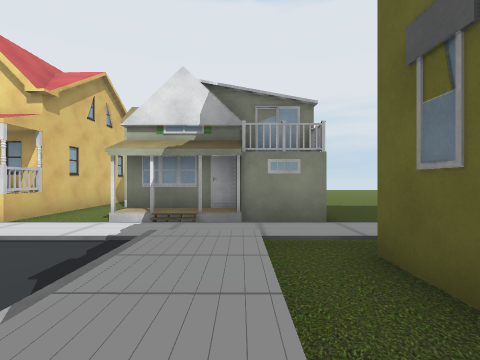
[1] (above)

24 first-person views from a walk through a scene from a Unity 3-D project. The camera is 1.2 m above the floor, looks level and sees 85° across. The floor is counted in squares, 2 m on a side. Each view is taken from the middle of a square. On the plan, view 1 faces up. The plan holds only what a view shows up to about 9 squares ahead; the rest is blank. The place goes on beyond the plan. The player is left out. Some surface patterns are stand-ins.

[2]
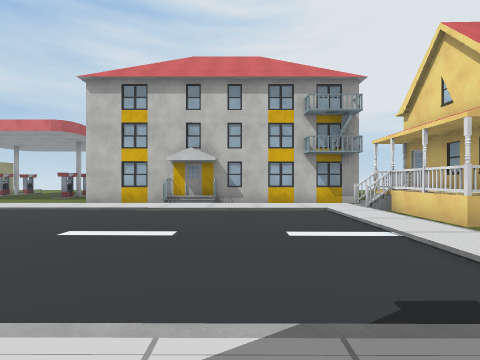

[3]
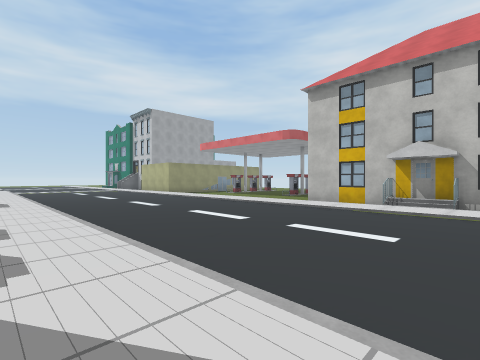

[4]
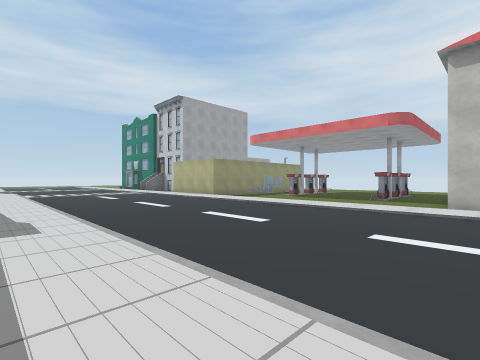

[5]
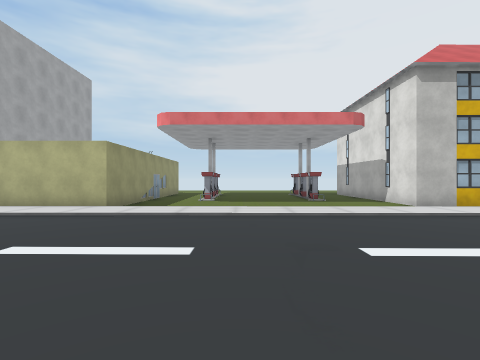

[6]
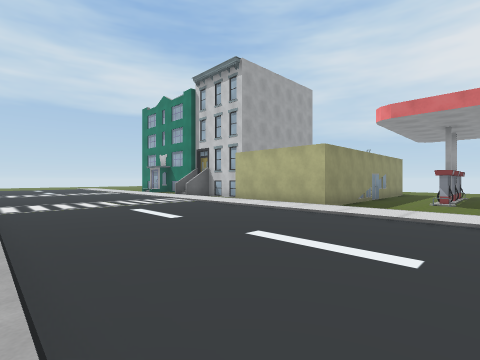

[7]
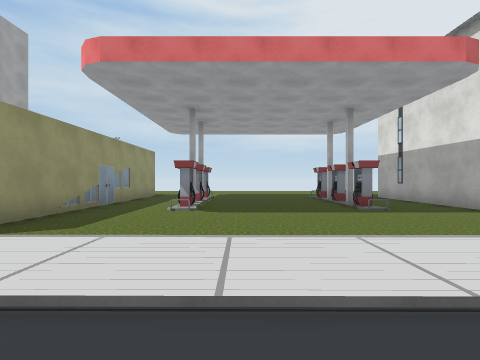

[8]
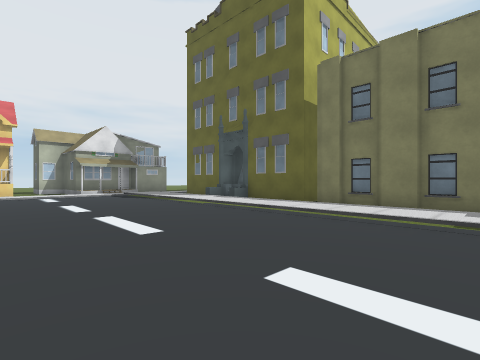

[9]
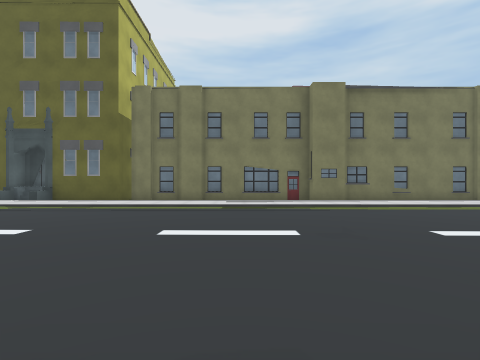

[10]
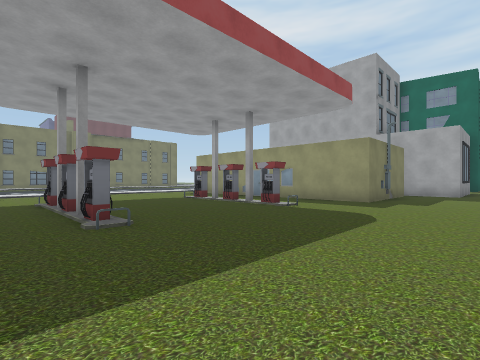

[11]
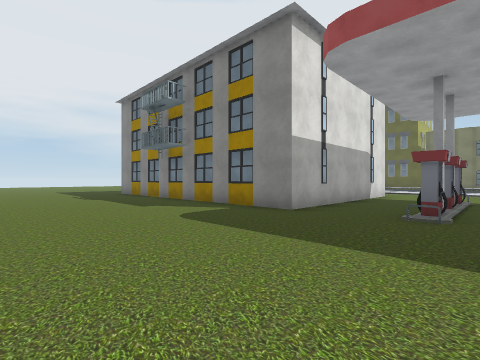

[12]
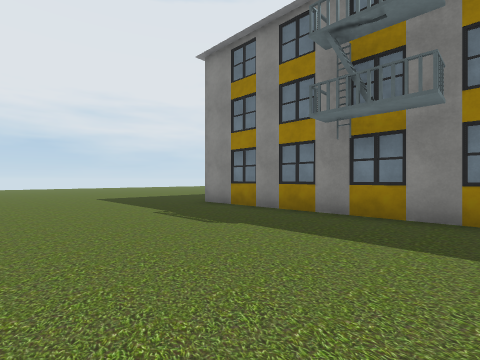

[13]
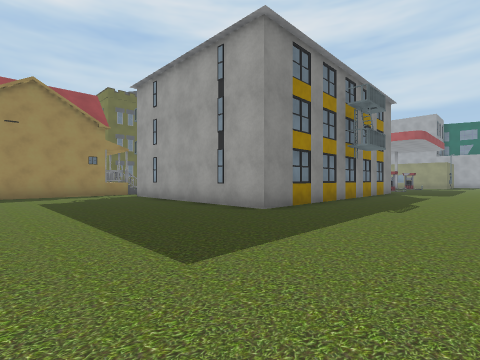

[14]
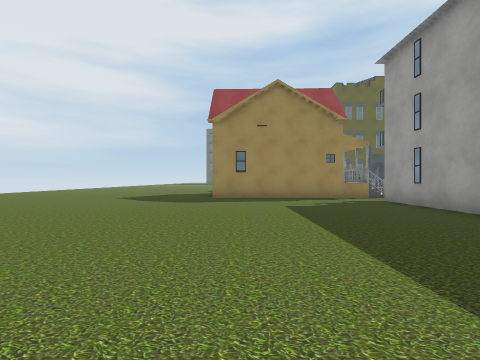

[15]
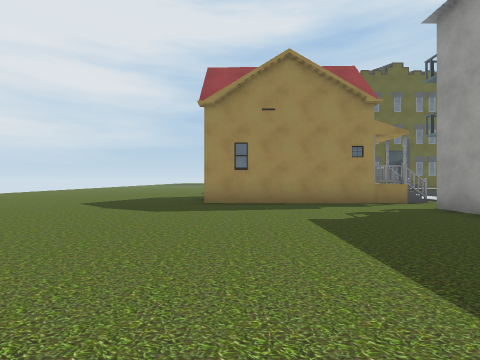

[16]
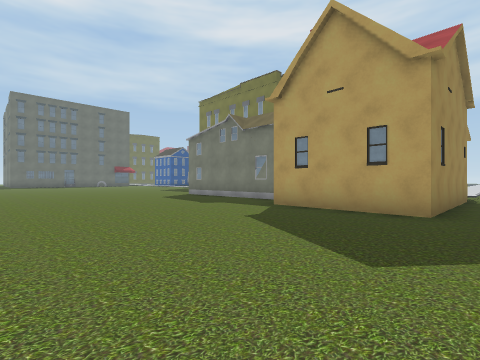

[17]
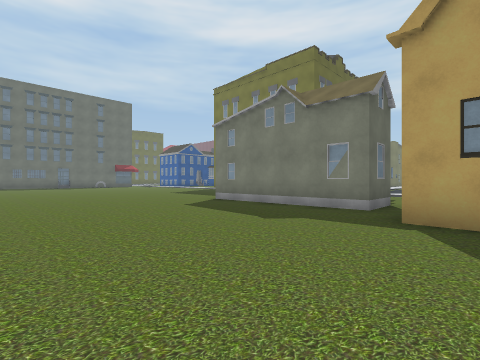

[18]
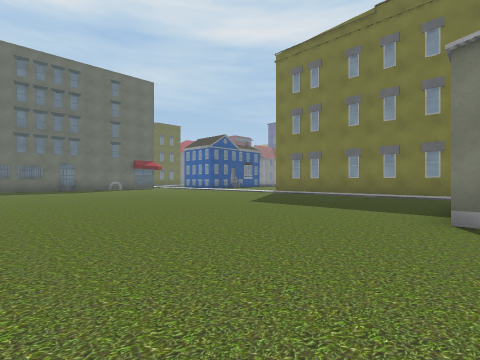

[19]
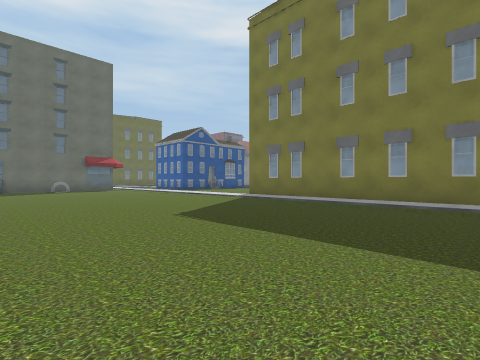

[20]
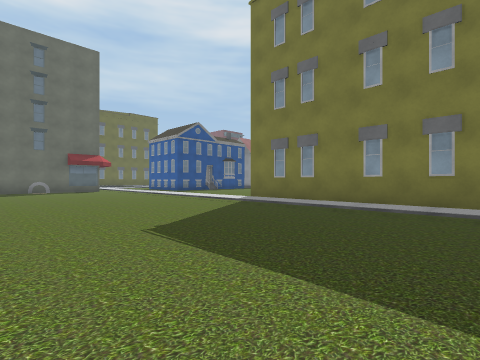

[21]
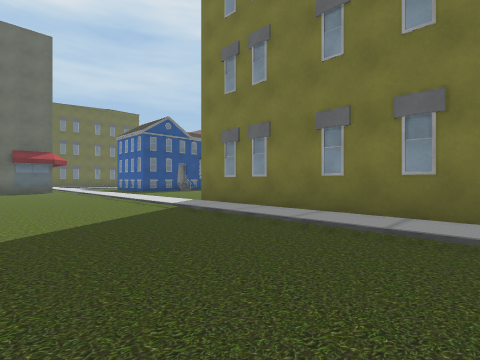

[22]
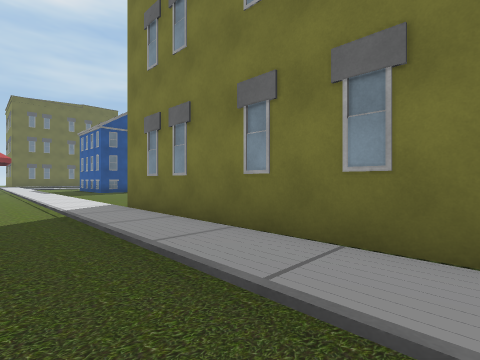

[23]
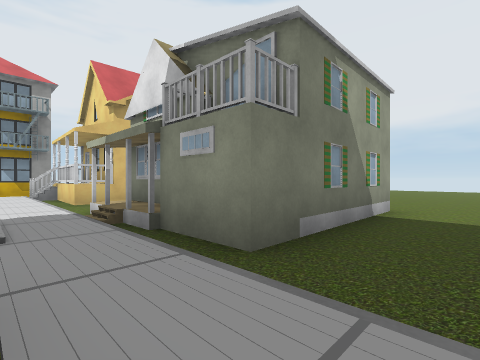

[24]
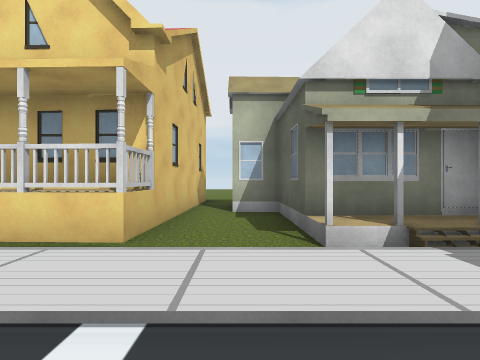

### Floor plan
Key: @ floor where view 1 was taken; # wall or solid block; x gap in a wall; . main floor; : floor 0.25 m higher than the main floor; / step, stairs or slope; B building.
Columns run from 19 left of view 1 to 13 right of it. Each row starts with its distance up from view 1.
 15          ............
 14         ................
 13        .......................
 12       .........................
 11      ..........................
 10     ........##.................
  9  ...........#  #.................
  8 ............#  ######............
  7 ............#  ###  #............
  6 ............####.#  #............
  5 ............BBB../ BB............
  4 .....#    #.B////////////////////
  3 .....#    # ://////://///////////
  2 .....#    # :/..../:.###     ...
  1 .....#    # :/....//.#
  0 .....#    #B:/..../@B#
 -1 .....#    #B:/....//B#
 -2 .....#    # :/....// #
 -3 .....#    # :/....// #
 -4 .....###### :/....// #
 -5 ........... :/....// #
 -6 .....#.x#...:/....// #
 -7 ............:/....// #
 -8  ...........:/....// #
 -9  ...........:/....// #
-10  ....#.x#...:/....//##
-11  ...........:/....// #
-12  ...........:/....// #
-13  ...########:/....// #
-14  ...#      #:/..../  #
-15   ..#      #:/..../  #

Where each view was taken, in squares from view 1:
view 1: 0 up, 0 right, facing up
view 2: 1 up, 0 right, facing left
view 3: 1 up, 0 right, facing down-left
view 4: 3 down, 0 right, facing down-left
view 5: 9 down, 1 left, facing left
view 6: 9 down, 1 left, facing down-left
view 7: 9 down, 5 left, facing left
view 8: 7 down, 5 left, facing up-right
view 9: 7 down, 7 left, facing right
view 10: 5 down, 18 left, facing down-right
view 11: 7 down, 19 left, facing up-right
view 12: 1 down, 19 left, facing up-right
view 13: 9 up, 18 left, facing down-right
view 14: 9 up, 16 left, facing right
view 15: 9 up, 14 left, facing right
view 16: 15 up, 8 left, facing down-right
view 17: 14 up, 5 left, facing down-right
view 18: 13 up, 1 right, facing down-right
view 19: 10 up, 2 right, facing down-right
view 20: 9 up, 3 right, facing down-right
view 21: 7 up, 3 right, facing down-right
view 22: 5 up, 3 right, facing down-right
view 23: 3 up, 3 right, facing up-left
view 24: 2 up, 3 left, facing up
